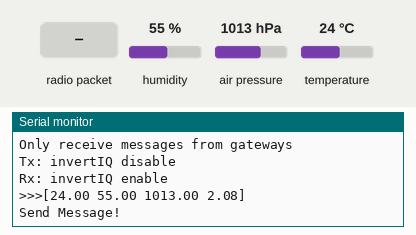
The sketch below on a simulated STM32 Blue Pill. On the bench: the last lines printed to the serial monitor. Inputs (shaded band) come from the test bench; at power-on: humidity 55 %, air pressure 1013 hPa, temperature 24 °C. No radio packets arrive unless stated.

Above: at 1.2 s.
1.3 s: radio packet "1" arrives
At 1.9 s:
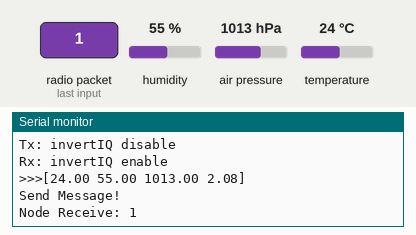
2.8 s: humidity set to 22 %
At 3.8 s:
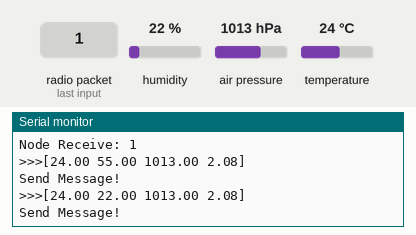
4.3 s: air pressure set to 952 hPa
At 5.6 s:
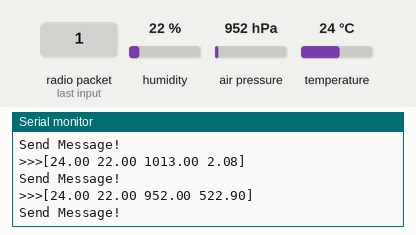
5.8 s: temperature set to 12 °C
At 6.4 s:
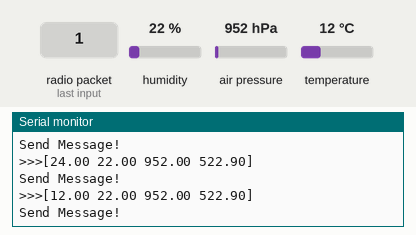
7.3 s: radio packet "0" arrives
At 7.9 s:
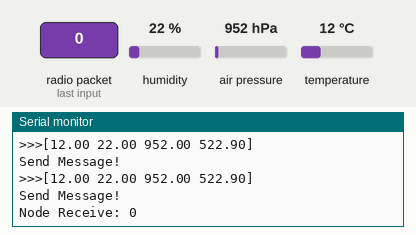

Measured:
- after the input at 1.3 s, the serial monitor: prints a new line at once (image 1)
- after the input at 2.8 s, the serial monitor: prints a new line after 0.20 s (image 2)
- after the input at 4.3 s, the serial monitor: prints a new line after 0.71 s (image 3)
- after the input at 5.8 s, the serial monitor: prints a new line after 0.21 s (image 4)
- after the input at 7.3 s, the serial monitor: prints a new line at once (image 5)

The sketch:

LoRa_Client_Nano.ino
```cpp
#include <Wire.h>
#include <SPI.h>
#include <LoRa.h>
#include <Adafruit_Sensor.h>    // BME280
#include <Adafruit_BME280.h>    // BME280

#define NANO // NANO 보드인 경우 define
//#define BLUEPILL // BLUEPILL 보드인 경우 define
//#define NODEMCU // NODEMCU 보드인 경우 define

#ifdef NANO
#define csPin 10
#define resetPin 9
#define irqPin 2
#define ledPin 13
#endif

#ifdef BLUEPILL
#define csPin PA4
#define resetPin PA3
#define irqPin PB12
#define ledPin PC13
#endif

#ifdef NODEMCU
#define csPin D8
#define resetPin D0
#define irqPin D1
#define ledPin D4
#endif

const long frequency = 915E6;  // LoRa Frequency

#define SEALEVELPRESSURE_HPA (1013.25) // Altitude ref for BME280
Adafruit_BME280 bme;

bool ledStatus = HIGH ;
char buf[100];

// Sensor Variables
char tempStr[10];
char humiStr[10];
char pressStr[10];
char altiStr [10];

void setup()
{
    Serial.begin(115200);                   // initialize serial
    while (!Serial);

    LoRa.setPins(csPin, resetPin, irqPin);

    if (!LoRa.begin(frequency))
    {
        Serial.println("LoRa init failed. Check your connections.");
        while (true);                       // if failed, do nothing
    }

    Serial.println("LoRa init succeeded.");
    Serial.println();
    Serial.println("LoRa Simple Node");
    Serial.println("Only receive messages from gateways");
    Serial.println("Tx: invertIQ disable");
    Serial.println("Rx: invertIQ enable");
    Serial.println();

    LoRa.onReceive(onReceive);
    LoRa_rxMode();

    bme.begin(0x76); //BME280 Begin
}

void loop()
{
    if (runEvery(1000))     // repeat every 1000 millis
    {
        float tempVal = bme.readTemperature();          // 온도 값 읽기
        float humiVal = bme.readHumidity();             // 습도 값 읽기
        float pressVal = bme.readPressure() / 100.0F ;  // 기압 값 읽기
        float altiVal = bme.readAltitude(SEALEVELPRESSURE_HPA); // 고도 값 읽기

        // float to string
        dtostrf (tempVal, 2 , 2 , tempStr);
        dtostrf (humiVal, 2 , 2 , humiStr);
        dtostrf (pressVal, 3 , 2 , pressStr);
        dtostrf (altiVal, 3 , 2 , altiStr);

        // buf에 센싱 값 문자열로 저장
        sprintf(buf, ">>>[%s %s %s %s]" , tempStr, humiStr, pressStr, altiStr);
        Serial.println(buf);

        String message = "Node_ID:";
        message += "001-";
        message += buf;
        message += ": RSSI : ";
        message += LoRa.packetRssi();

        LoRa_sendMessage(message); // send a message

        Serial.println("Send Message!");
    }
}

void LoRa_rxMode()
{
    LoRa.enableInvertIQ();                // active invert I and Q signals
    LoRa.receive();                       // set receive mode
}

void LoRa_txMode()
{
    LoRa.idle();                          // set standby mode
    LoRa.disableInvertIQ();               // normal mode
}

void LoRa_sendMessage(String message)
{
    LoRa_txMode();                        // set tx mode
    LoRa.beginPacket();                   // start packet
    LoRa.print(message);                  // add payload
    LoRa.endPacket();                     // finish packet and send it
    LoRa_rxMode();                        // set rx mode
}

void onReceive(int packetSize)
{
    String message = "";

    while (LoRa.available())
    {
        message += (char)LoRa.read();
    }
    Serial.print("Node Receive: ");
    Serial.println(message);
}

boolean runEvery(unsigned long interval)
{
    static unsigned long previousMillis = 0;
    unsigned long currentMillis = millis();
    if (currentMillis - previousMillis >= interval)
    {
        previousMillis = currentMillis;
        return true;
    }
    return false;
}
```
